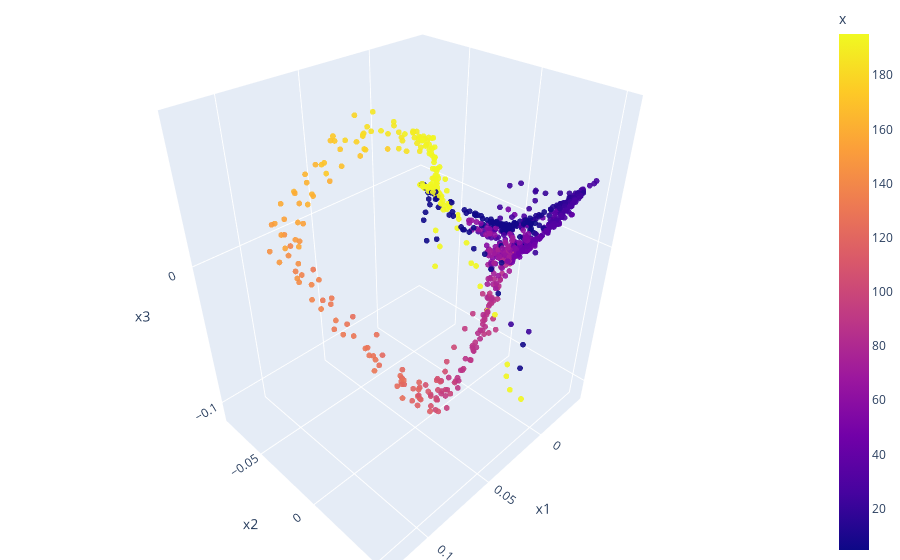

Here is the notebook cell this chart was saved with:
### Markdown cell above
### Modified

### Code cell
lle_embedding = locally_linear_embedding(parsedData, n_neighbors = 20, n_components=3, method = 'modified')

lle_embedding = lle_embedding[0][:,0:3]

df = pd.DataFrame(lle_embedding, columns=['x1', 'x2', 'x3'])
df["x"] = data.x
df["lap"] = data.lap

fig = px.scatter_3d(df, x='x1', y='x2', z='x3', color='x', opacity=0.9, title="PCA")

fig.update_traces(marker_size=2)

# tight layout
fig.update_layout(margin=dict(l=0, r=0, b=0, t=0))
fig.show()

### Figure 1 — Plotly figure (JSON) as saved in the notebook; plotly's stock layout.template omitted (floating-point values rounded to 4 significant figures; data arrays with more than 128 entries replaced by an {"elided": "..."} marker saying what was removed)
{"data": [{"hovertemplate": "x1=%{x}<br>x2=%{y}<br>x3=%{z}<br>x=%{marker.color}<extra></extra>", "legendgroup": "", "marker": {"color": {"elided": "865 float values"}, "coloraxis": "coloraxis", "opacity": 0.9, "size": 2, "symbol": "circle"}, "mode": "markers", "name": "", "scene": "scene", "showlegend": false, "type": "scatter3d", "x": {"elided": "865 float values"}, "y": {"elided": "865 float values"}, "z": {"elided": "865 float values"}}], "layout": {"coloraxis": {"colorbar": {"title": {"text": "x"}}, "colorscale": [[0, "#0d0887"], [0.1111, "#46039f"], [0.2222, "#7201a8"], [0.3333, "#9c179e"], [0.4444, "#bd3786"], [0.5556, "#d8576b"], [0.6667, "#ed7953"], [0.7778, "#fb9f3a"], [0.8889, "#fdca26"], [1, "#f0f921"]]}, "legend": {"tracegroupgap": 0}, "margin": {"b": 0, "l": 0, "r": 0, "t": 0}, "scene": {"domain": {"x": [0, 1], "y": [0, 1]}, "xaxis": {"title": {"text": "x1"}}, "yaxis": {"title": {"text": "x2"}}, "zaxis": {"title": {"text": "x3"}}}, "title": {"text": "PCA"}}}
